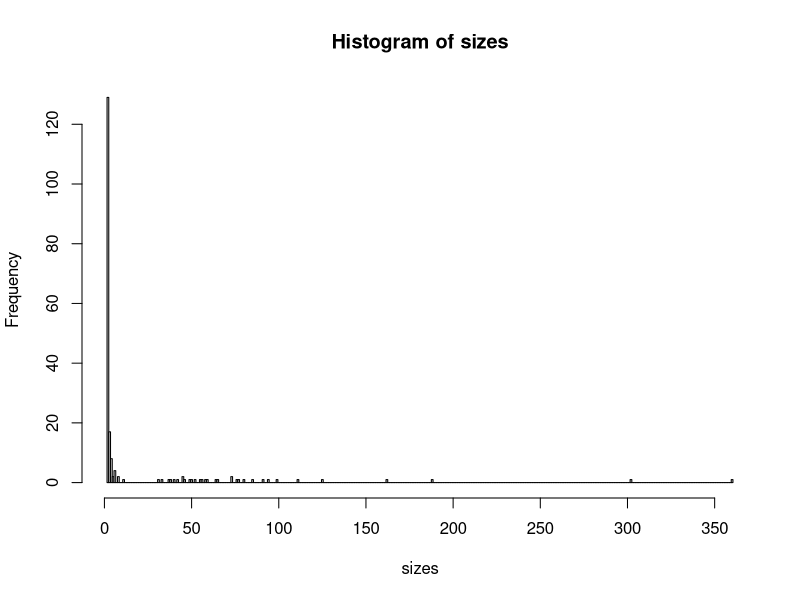

Here is the R script that generated this plot:
clu_mem <- read.table("clu/sample1.2_epicanexp_020s_multilevel_clu.txt",
                      stringsAsFactors = FALSE)[ , 1]
sizes <- as.vector(table(clu_mem))
table(sizes)
x <- 1:max(sizes) + 0.5
hist(sizes, breaks = x)

